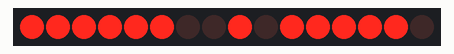
This program was run on a simulated Raspberry Pi (header pin numbers). Parts: 16 shift-register outputs drawn as a row of LEDs (first output left, lit = HIGH). What the program prints to the terminal is not drawn.

Above: at 3.2 s.
At 7.3 s:
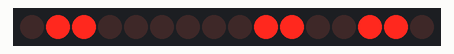
At 12.0 s:
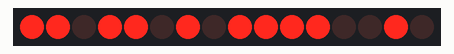
At 21.3 s:
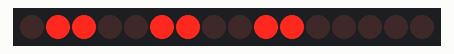
At 30.1 s:
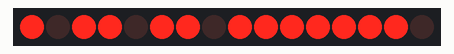
At 39.4 s:
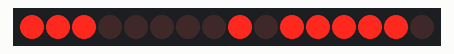
Timing chart, 0 to 40.0 s (numbered marks = the images above):
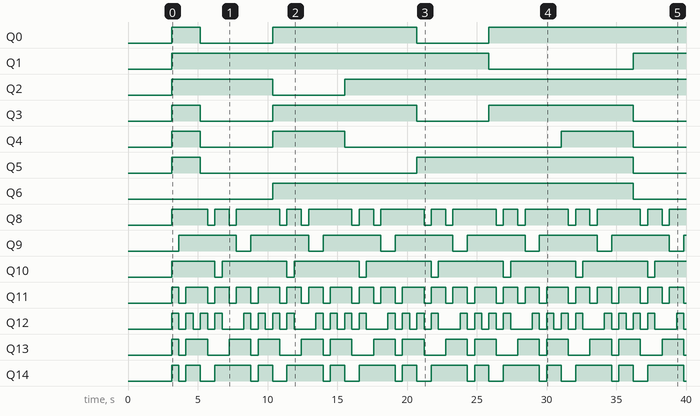

Measured:
- by itself, Q0: goes HIGH 2.1 s, LOW 5.2 s, HIGH 10.3 s, LOW 5.2 s, then HIGH
- by itself, Q1: LOW → HIGH at 3.1 s, → LOW 22.8 s later, → HIGH 10.3 s later
- by itself, Q2: LOW → HIGH at 3.1 s, → LOW 7.2 s later, → HIGH 5.2 s later
- by itself, Q3: repeats every 15.5 s: LOW 5.2 s, HIGH 10.3 s
- by itself, Q4: goes HIGH 2.1 s, LOW 5.2 s, HIGH 5.2 s, LOW 15.5 s, HIGH 5.2 s, then LOW
- by itself, Q5: LOW → HIGH at 3.1 s, → LOW 2.1 s later, → HIGH 15.5 s later, → LOW 15.5 s later
- by itself, Q6: LOW → HIGH at 10.4 s, → LOW 25.9 s later
- by itself, Q8: repeats every 5.2 s: LOW 0.52 s, HIGH 1.0 s, LOW 0.52 s, HIGH 3.1 s

The program:

seven-segment.py
```python
# @Auth Xtrans Solutions Pvt. Ltd.
# Program to test seven segment display
# Connect from CN2 to CN8
import RPi.GPIO as GPIO
import time

SDI   = 21  #data
RCLK  = 19  #Latch
SRCLK = 24  #Clock

segCode = [0x3f,0x06,0x5b,0x4f,0x66,0x6d,0x7d,0x07,0x7f,0x6f]
#,0x77,0x7c,0x39,0x5e,0x79,0x71

def print_msg():
    print ('Program is running...')
    print ('Please press Ctrl+C to end the program...')

def setup():
    GPIO.setmode(GPIO.BOARD)
    GPIO.setwarnings(False)
    GPIO.setup(SDI, GPIO.OUT)
    GPIO.setup(RCLK, GPIO.OUT)
    GPIO.setup(SRCLK, GPIO.OUT)
    GPIO.output(SDI, GPIO.LOW)
    GPIO.output(RCLK, GPIO.LOW)
    GPIO.output(SRCLK, GPIO.LOW)

def hc595_shift(dat):
        for bit in range(0,16):
            #print(hex(0x8080 & (dat << bit)))
            GPIO.output(SDI, 0x8000 & (dat << bit))
            GPIO.output(SRCLK, GPIO.HIGH)
            time.sleep(0.001)
            GPIO.output(SRCLK, GPIO.LOW)
        GPIO.output(RCLK, GPIO.HIGH)
        time.sleep(0.001)
        GPIO.output(RCLK, GPIO.LOW)
def loop():
    while True:
        for i in range(0, len(segCode)):
            for j in range(0, len(segCode)):
                            hc595_shift(segCode[j]<<8|segCode[i])
                            time.sleep(0.5)


def destroy():   #When program ending, the function is executed.
    GPIO.cleanup()

if __name__ == '__main__': #Program starting from here
    print_msg()
    setup()
    try:
        loop()
    except KeyboardInterrupt:
        destroy()
```
